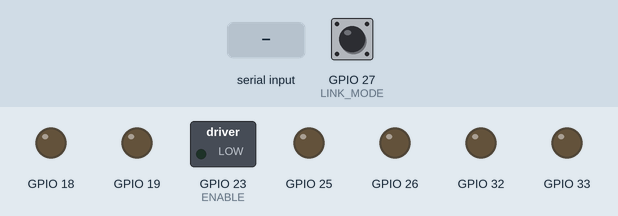
Recording of a sketch running on a simulated ESP32. On the bench: switched loads named in the sketch (green lamp = pin HIGH), output pins drawn as LEDs (lit = HIGH). Inputs (shaded band) come from the test bench; at power-on: GPIO 27 (LINK_MODE) HIGH.

Above: at 1.2 s.
1.3 s: "F" received over Serial
At 1.9 s:
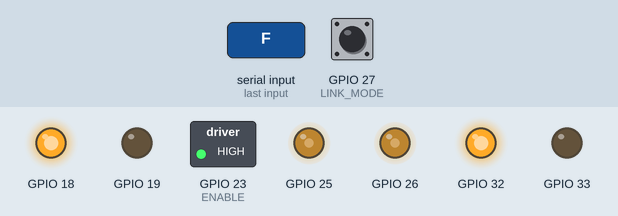
3.6 s: "B" received over Serial
At 4.0 s:
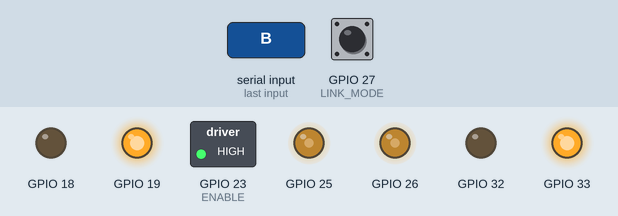
5.9 s: "L" received over Serial
At 6.5 s:
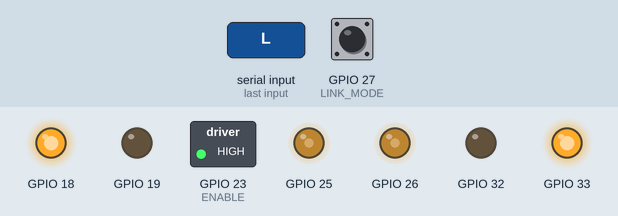
8.2 s: "R" received over Serial
At 8.7 s:
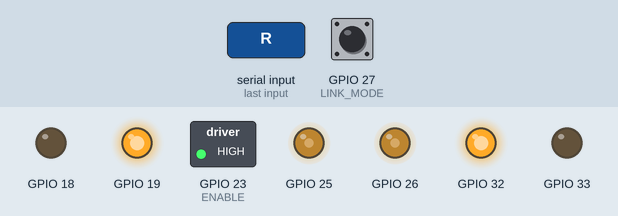
Timing chart, 0 to 11.2 s (numbered marks = the images above; inputs shaded):
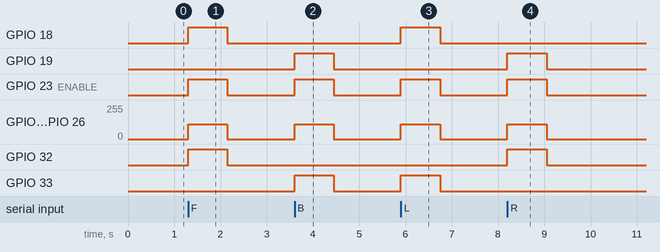

The sketch:

voice_rover_controller.ino
```cpp
#include <BluetoothSerial.h>

constexpr uint8_t LEFT_PWM=25, RIGHT_PWM=26, ENABLE=23, LINK_MODE=27;
constexpr uint8_t LEFT_IN1=32, LEFT_IN2=33, RIGHT_IN1=18, RIGHT_IN2=19;
constexpr uint8_t SPEED=110;
constexpr unsigned long PULSE_MS=850;

BluetoothSerial radio;
Stream *input=&Serial;
unsigned long motionAt=0;
bool moving=false;

void wheel(uint8_t pwm,uint8_t first,uint8_t second,int direction) {
  digitalWrite(first,direction>0);
  digitalWrite(second,direction<0);
  analogWrite(pwm,direction!=0?SPEED:0);
}
void drive(int left,int right) {
  digitalWrite(ENABLE,LOW);
  wheel(LEFT_PWM,LEFT_IN1,LEFT_IN2,left);
  wheel(RIGHT_PWM,RIGHT_IN1,RIGHT_IN2,right);
  moving=left!=0||right!=0;
  if(moving) {
    motionAt=millis();
    digitalWrite(ENABLE,HIGH);
  }
}
void setup() {
  const uint8_t outputs[]={ENABLE,LEFT_PWM,RIGHT_PWM,LEFT_IN1,LEFT_IN2,RIGHT_IN1,RIGHT_IN2};
  for(uint8_t pin:outputs)pinMode(pin,OUTPUT);
  drive(0,0);
  pinMode(LINK_MODE,INPUT_PULLUP);
  Serial.begin(115200);
  if(digitalRead(LINK_MODE)==LOW) {
    if(radio.begin("Atlas-Voice-Rover"))input=&radio;
    else input=nullptr;
  }
}
void loop() {
  if(moving&&millis()-motionAt>=PULSE_MS)drive(0,0);
  if(input==nullptr||!input->available())return;
  switch(input->read()) {
    case 'F':drive(1,1);break;
    case 'B':drive(-1,-1);break;
    case 'L':drive(-1,1);break;
    case 'R':drive(1,-1);break;
    default:drive(0,0);break;
  }
}
```

Measured:
- after the input at 1.3 s, GPIO 18, GPIO 23 (ENABLE), GPIO 32: LOW → HIGH at once, → LOW 0.85 s later; GPIO 25, GPIO 26: 0/255 → 110/255 at once, → 0/255 0.85 s later
- after the input at 3.6 s, GPIO 19, GPIO 23 (ENABLE), GPIO 33: LOW → HIGH at once, → LOW 0.85 s later; GPIO 25, GPIO 26: 0/255 → 110/255 at once, → 0/255 0.85 s later
- after the input at 5.9 s, GPIO 18, GPIO 23 (ENABLE), GPIO 33: LOW → HIGH at once, → LOW 0.85 s later; GPIO 25, GPIO 26: 0/255 → 110/255 at once, → 0/255 0.85 s later
- after the input at 8.2 s, GPIO 19, GPIO 23 (ENABLE), GPIO 32: LOW → HIGH at once, → LOW 0.85 s later; GPIO 25, GPIO 26: 0/255 → 110/255 at once, → 0/255 0.85 s later
